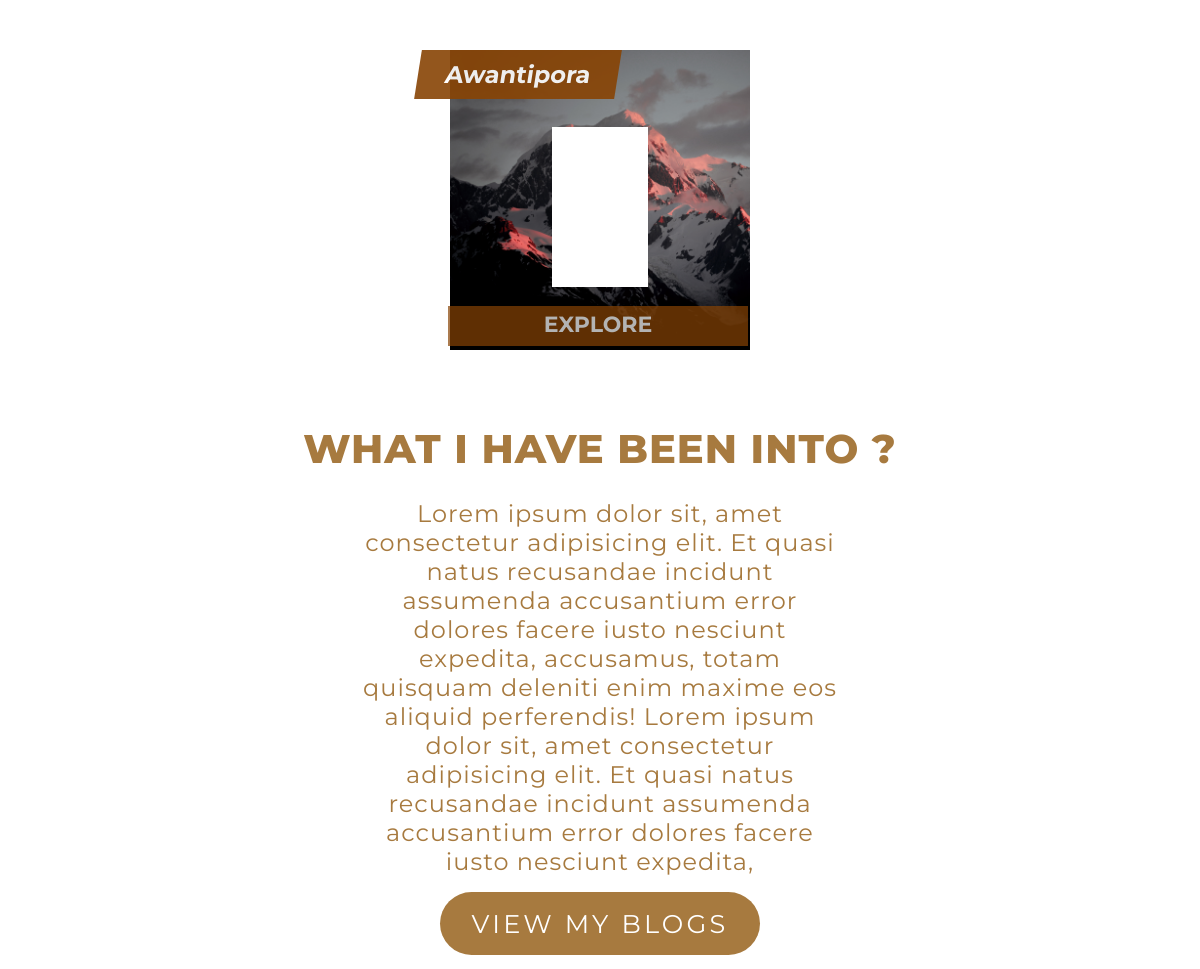
/ (middle part), run on an earlier commit of the app's database.
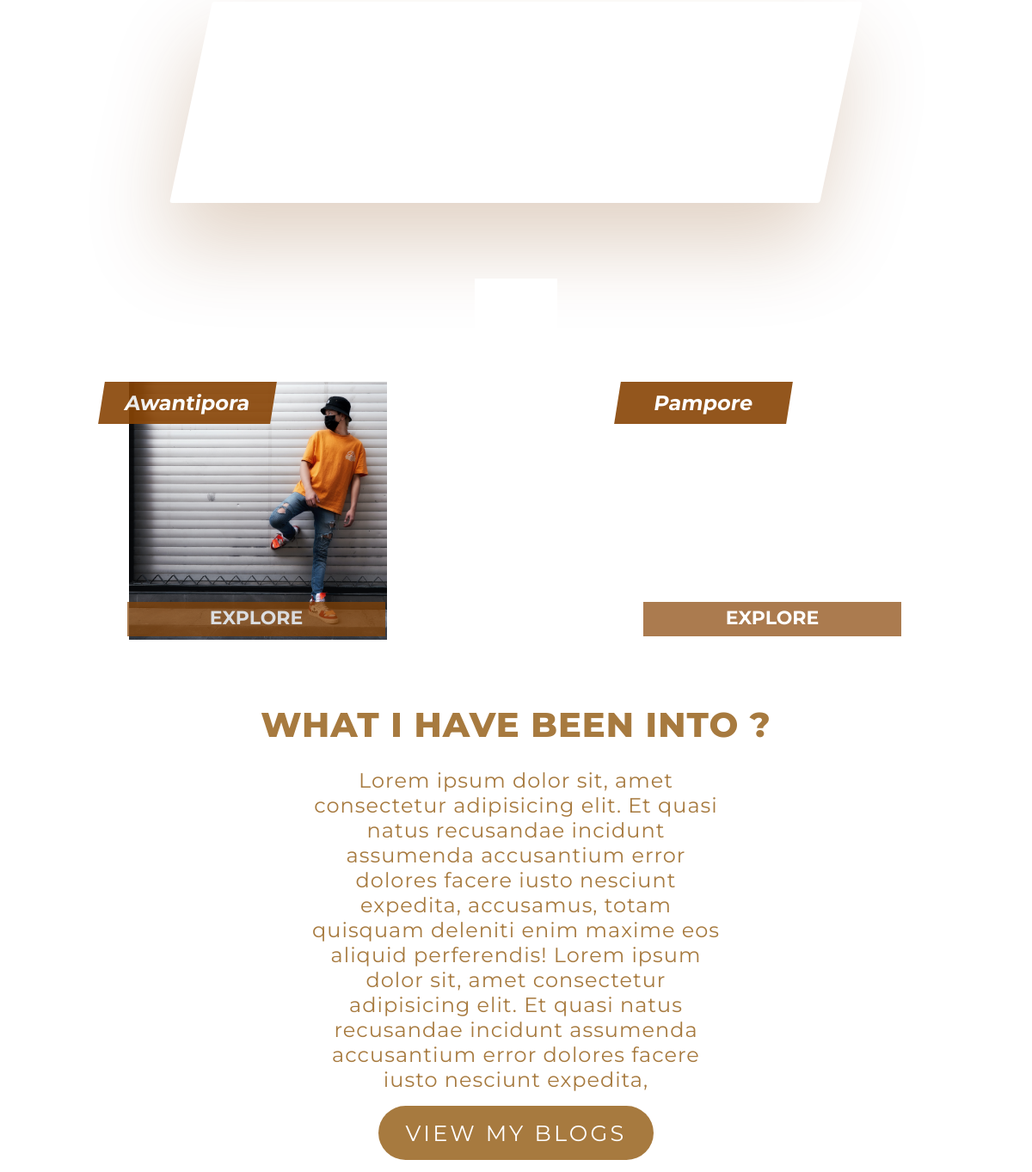
And on a later commit of the database.
### core/models.py (models this page shows, shortened)
class Places(models.Model):
    name = models.ForeignKey(City, related_name = 'places',on_delete=models.CASCADE)
    image_one = models.ImageField(upload_to='places')
    image_two = models.ImageField(upload_to='places',blank=True)
    image_three = models.ImageField(upload_to='places',blank=True)
    image_four = models.ImageField(upload_to='places',blank=True)
    description_one = models.CharField(max_length=1000 )
    description_two = models.CharField(max_length=1000)
    date = models.DateTimeField(auto_now=True)
    is_top_one = models.BooleanField(default=False)
    is_in_top_four = models.BooleanField(default=False)

class City(models.Model):
    name = models.CharField(max_length=200)
    def __str__(self):
        return self.name

### Blog/views.py (the view)
# urls.py: path('', views.ListTopBlogs.as_view(), name='top_blog_list'),
class ListTopBlogs(ListView):
    template_name = 'Blog/index.html'
    def get_queryset(self):
        places = Places.objects.filter(is_in_top_four=True).order_by('date')
        blogs = Blog.objects.filter(is_in_top_three=True).order_by('published_on')
        queryset_chain = chain( places, blogs)
        qs = sorted(queryset_chain, key=lambda instance:instance.pk)
        return qs

### Blog/templatetags/class_name.py (called while the page is built)
@register.filter()
def class_name(value):
    return value.__class__.__name__

### Blog/templates/Blog/index.html (shortened to what this page needs)
{% load static %}
{% load class_name %}
<!DOCTYPE html>
<html lang="en">
<head>
    <link rel="stylesheet" href="{% static 'css/style.css'%}">
    <link rel="stylesheet" href="https://cdnjs.cloudflare.com/ajax/libs/font-awesome/5.15.3/css/all.min.css" />
    <link rel="stylesheet" href="https://cdn.jsdelivr.net/npm/locomotive-scroll@3.2.5/dist/locomotive-scroll.min.css">
</head>
<body id="js-scroll">
    <div class="container">
  {% block content %}
    <main class="main">
        <div class="right column">
            <div class="wrapper">
                <div class="loader"></div>
            </div>
        </div>
    </div>
<section class="blogs-section">
<div class="smooth-scroll-wrapper">
    <div class="content">
        {% with object|class_name as klass %}
        {% for object in object_list %}
        {% if  object|class_name == 'Blog' %}
        <div class="containerr">
            <div class="imgg">
            </div>
            <div class="text_all">
                <h1 class="text">{{object.name}}</h1>
                <small class="text">{{object.duration|safe}}*</small>
                <p class="text">
                </p>
            </div>
        </div>
        {% endif %}
        {% endfor %}
    </div>
</div>
</section>
<section class="travel">
    {% for object in object_list %}
{% if object|class_name == 'Places' %}
<div
    style = "min-height: 300px;
            background-image: url('{{ object.image_one.url }}');
            background-size: cover"
            class="box-one box">
    <div class="u-center-text ">
        <h2 class="travelheaderr">
           {{object.name}}
        </h2>
    </div>
    <div class="explore-travel">
        <a href="{% url 'places:detail_place' pk=object.pk %}">Explore </a>
    </div>
</div>
{% endif %}
{% endfor %}
{% endwith %}
</section>
<section class="whatihavebeeninto">
<div class="whatihavebeeninto2">
    <h1 class="h1whatihavebeeninto">
        What i have been into ?
    </h1>
    <p class="pwhatihavebeeninto">
        Lorem ipsum dolor sit, amet consectetur adipisicing elit.
         Et quasi natus recusandae incidunt assumenda accusantium error
          dolores facere iusto nesciunt expedita,
         accusamus, totam quisquam deleniti enim maxime eos aliquid perferendis!
         Lorem ipsum dolor sit, amet consectetur adipisicing elit.
         Et quasi natus recusandae incidunt assumenda accusantium error
          dolores facere iusto nesciunt expedita,
        </p>
        <a href="" class="btn btn--brown btn--animated">View My Blogs</a>
</div>
</section>
{% endblock %}
</body>
</html>

What changed in the data, as far as the page shows it:
changed Places "Awantipora": image_one: picture added
added Places: name "Pampore"
